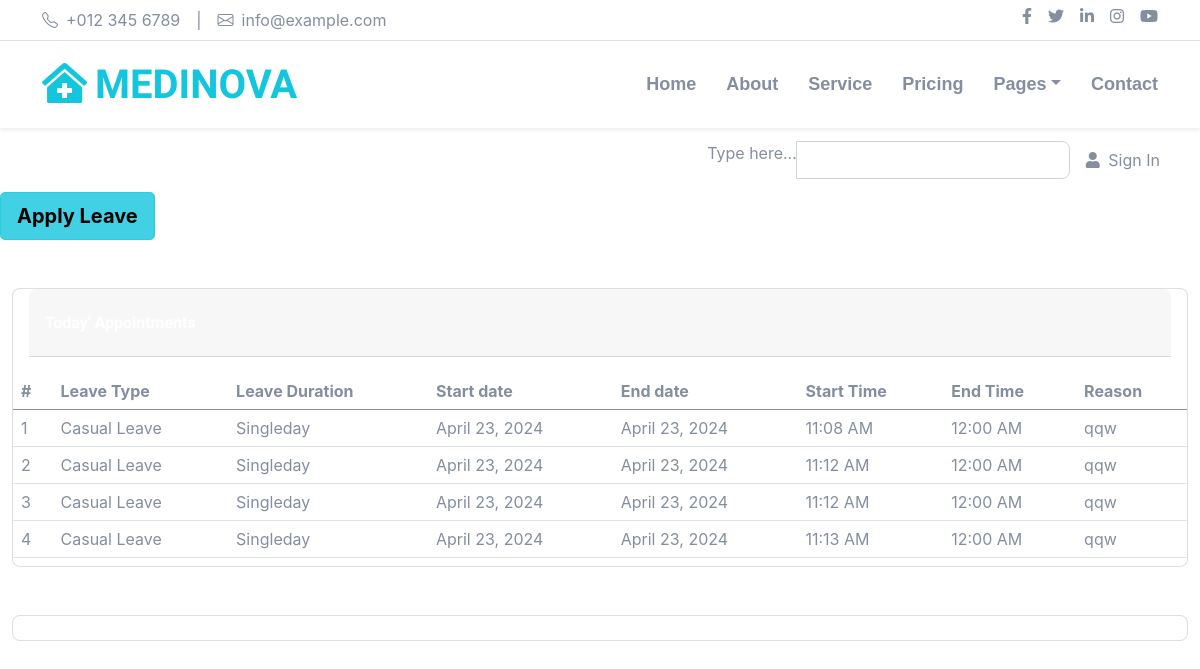
/en/leaves/my-leaves/ (signed in), run on an earlier commit of the app's database.
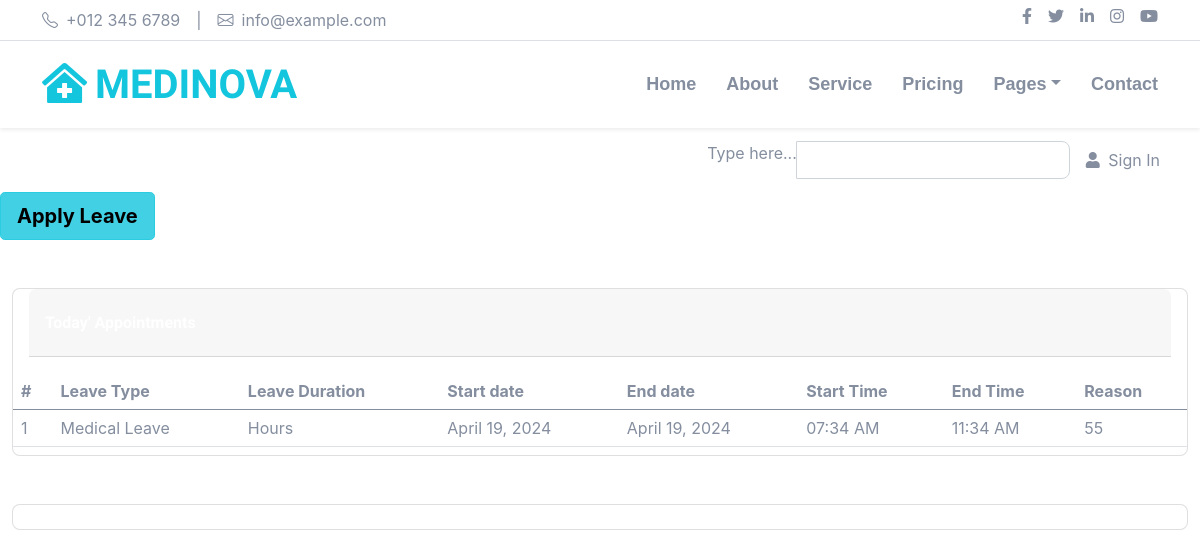
And on a later commit of the database.
### apps/leaves/models.py (models this page shows)
class Leave(models.Model):
    leave_type = models.CharField(max_length=200,choices=Leavetype.leavetypes(),null=True,blank=False)
    leave_duration = models.CharField(max_length=200,choices=Leaveduration.leavedurations(),null=True,blank=False)
    start_date = models.DateField()
    end_date  = models.DateField()
    start_time = models.TimeField()
    end_time = models.TimeField()
    message = models.TextField(null=True,blank=True)
    doctor = models.ForeignKey(Doctor, on_delete=models.CASCADE,null=True,blank=False)

### apps/leaves/views.py (the view)
# urls.py: path("my-leaves/",views.AllAppiedLeave.as_view(),name="my-leaves"),
class AllAppiedLeave(View):
    def get(self,request):
        user =  request.user
        print(user.id)
        doctor_obj = Doctor.objects.filter(user=request.user).first()
        leaves = Leave.objects.filter(doctor = doctor_obj)
        context = {
            "leaves":leaves,
        }
        return render(request,"myleaves.html",context)

### myproject/templates/myleaves.html (shortened to what this page needs)
{% extends 'base.html' %}
{% load static %}
{% block content %}
  <main class="main-content position-relative max-height-vh-100 h-100 border-radius-lg ">
    <nav class="navbar navbar-main navbar-expand-lg px-0 mx-4 shadow-none border-radius-xl" id="navbarBlur" data-scroll="true">
      <div class="container-fluid py-1 px-3">
        <div class="collapse navbar-collapse mt-sm-0 mt-2 me-md-0 me-sm-4" id="navbar">
          <div class="ms-md-auto pe-md-3 d-flex align-items-center">
            <div class="input-group input-group-outline">
              <label class="form-label">Type here...</label>
              <input type="text" class="form-control">
            </div>
          </div>
            <li class="nav-item d-flex align-items-center">
              <a href="../pages/sign-in.html" class="nav-link text-body font-weight-bold px-0">
                <i class="fa fa-user me-sm-1"></i>
                <span class="d-sm-inline d-none">Sign In</span>
              </a>
            </li>
        </div>
      </div>
    </nav>
    <a href="{% url 'apply-leave' %}" class="btn btn-primary btn-lg active" role="button" aria-pressed="true">Apply Leave </a>
    <div class="container-fluid py-4">
      <div class="row">
        <div class="col-12">
          <div class="card my-4">
            <div class="card-header p-0 position-relative mt-n4 mx-3 z-index-2">
              <div class="bg-gradient-primary shadow-primary border-radius-lg pt-4 pb-3">
                <h6 class="text-white text-capitalize ps-3"> Today' Appointments </h6>
              </div>
            </div>
            <div class="card-body px-0 pb-2">
              <div class="table-responsive p-0">
                <table>
                 <table class="table align-items-center mb-0">
                    <thead>
                    <tr>
                      <th>#</th>
                      <th>Leave Type </th>
                      <th>Leave Duration</th>
                      <th>Start date </th>
                      <th>End date </th>
                      <th>Start Time </th>
                      <th>End Time </th>
                      <th>Reason </th>
                    </tr>
                  </thead>
                  <tbody>
                    {% for leave in leaves %}
                    <tr>
                      <td>{{ forloop.counter }}</td>
                      <td>{{ leave.leave_type }}</td>
                      <td>{{ leave.leave_duration }}</td>
                      <td>{{ leave.start_date }}</td>
                      <td>{{ leave.end_date }}</td>
                      <td>{{ leave.start_time|time:"h:i A" }}</td>
                      <td>{{ leave.end_time|time:"h:i A" }}</td>
                      <td>{{ leave.message }}</td>
                    </tr>
                    {% endfor %}
                  </tbody>
                </table>
              </div>
            </div>
          </div>
        </div>
      </div>
      <div class="row">
        <div class="col-12">
          <div class="card my-4">
            <div class="card-body px-0 pb-2">
            </div>
          </div>
        </div>
      </div>
{% endblock %}

### myproject/templates/base.html
{% load static %}
<head>
{% include 'css.html' %}
</head>
<body>
{% include 'header.html' %}
{% block  content %}
{% endblock  %}
</body>

### myproject/templates/css.html (shortened to what this page needs)
{% load static %}
<link href="https://cdnjs.cloudflare.com/ajax/libs/font-awesome/5.15.0/css/all.min.css" rel="stylesheet">
<link href="https://cdn.jsdelivr.net/npm/bootstrap-icons@1.4.1/font/bootstrap-icons.css" rel="stylesheet">
<link href="lib/owlcarousel/assets/owl.carousel.min.css" rel="stylesheet">
<link href="lib/tempusdominus/css/tempusdominus-bootstrap-4.min.css" rel="stylesheet" />
<link rel="stylesheet" href="{% static 'css/bootstrap.min.css' %}">
<link rel="stylesheet" href="{% static 'css/style.css' %}">

### myproject/templates/header.html (shortened to what this page needs)
    <div class="container-fluid py-2 border-bottom d-none d-lg-block">
        <div class="container">
            <div class="row">
                <div class="col-md-6 text-center text-lg-start mb-2 mb-lg-0">
                    <div class="d-inline-flex align-items-center">
                        <a class="text-decoration-none text-body pe-3" href=""><i class="bi bi-telephone me-2"></i>+012 345 6789</a>
                        <span class="text-body">|</span>
                        <a class="text-decoration-none text-body px-3" href=""><i class="bi bi-envelope me-2"></i>info@example.com</a>
                    </div>
                </div>
                <div class="col-md-6 text-center text-lg-end">
                    <div class="d-inline-flex align-items-center">
                        <a class="text-body px-2" href="">
                            <i class="fab fa-facebook-f"></i>
                        </a>
                        <a class="text-body px-2" href="">
                            <i class="fab fa-twitter"></i>
                        </a>
                        <a class="text-body px-2" href="">
                            <i class="fab fa-linkedin-in"></i>
                        </a>
                        <a class="text-body px-2" href="">
                            <i class="fab fa-instagram"></i>
                        </a>
                        <a class="text-body ps-2" href="">
                            <i class="fab fa-youtube"></i>
                        </a>
                    </div>
                </div>
            </div>
        </div>
    </div>
    <div class="container-fluid sticky-top bg-white shadow-sm">
        <div class="container">
            <nav class="navbar navbar-expand-lg bg-white navbar-light py-3 py-lg-0">
                <a href="index.html" class="navbar-brand">
                    <h1 class="m-0 text-uppercase text-primary"><i class="fa fa-clinic-medical me-2"></i>Medinova</h1>
                </a>
                <div class="collapse navbar-collapse" id="navbarCollapse">
                    <div class="navbar-nav ms-auto py-0">
                        <a href="index.html" class="nav-item nav-link active">Home</a>
                        <a href="about.html" class="nav-item nav-link">About</a>
                        <a href="service.html" class="nav-item nav-link">Service</a>
                        <a href="price.html" class="nav-item nav-link">Pricing</a>
                        <div class="nav-item dropdown">
                            <a href="#" class="nav-link dropdown-toggle" data-bs-toggle="dropdown">Pages</a>
                        </div>
                        <a href="contact.html" class="nav-item nav-link">Contact</a>
                    </div>
                </div>
            </nav>
        </div>
    </div>

### myproject/static/css/style.css (style rules this page uses)
.btn { font-weight: 700; transition: .5s; }
.btn-primary { color: #FFFFFF; }
.navbar-light .navbar-nav .nav-link { font-family: 'Jost', sans-serif; position: relative; margin-left: 30px; padding: 30px 0; font-size: 18px; font-weight: 700; color: var(--dark); outline: none; transition: .5s; }
.navbar-light .navbar-nav .nav-link:hover, .navbar-light .navbar-nav .nav-link.active { color: var(--primary); }
@media (min-width: 992px) { .navbar-light .navbar-nav .nav-link::before { position: absolute; content: ""; width: 0; height: 5px; bottom: 0; left: 50%; background: var(--primary); transition: .5s; } }
@media (min-width: 992px) { .navbar-light .navbar-nav .nav-link:hover::before, .navbar-light .navbar-nav .nav-link.active::before { width: 100%; left: 0; } }
* { margin: 0; padding: 0; box-sizing: border-box; }
body { font-family: "Inter", Arial, Helvetica, sans-serif; }

What changed in the data, as far as the page shows it:
removed Leave: leave_type "Casual Leave", leave_duration "Singleday", start_date "April 23, 2024", end_date "April 23, 2024", start_time "11:08 AM", end_time "12:00 AM", message "qqw"
removed Leave: leave_type "Casual Leave", leave_duration "Singleday", start_date "April 23, 2024", end_date "April 23, 2024", start_time "11:12 AM", end_time "12:00 AM", message "qqw"
removed Leave: leave_type "Casual Leave", leave_duration "Singleday", start_date "April 23, 2024", end_date "April 23, 2024", start_time "11:12 AM", end_time "12:00 AM", message "qqw"
removed Leave: leave_type "Casual Leave", leave_duration "Singleday", start_date "April 23, 2024", end_date "April 23, 2024", start_time "11:13 AM", end_time "12:00 AM", message "qqw"
added Leave: leave_type "Medical Leave", leave_duration "Hours", start_date "April 19, 2024", end_date "April 19, 2024", start_time "07:34 AM", end_time "11:34 AM", message "55"
